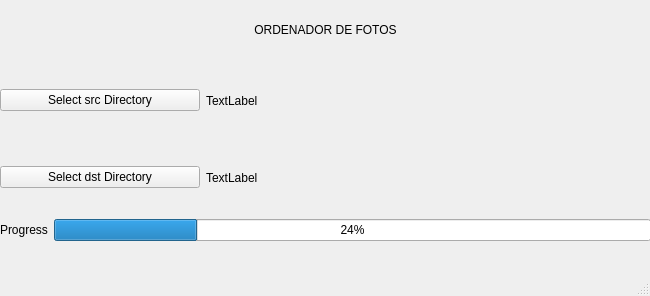
<?xml version="1.0" encoding="UTF-8"?>
<ui version="4.0">
 <class>MainWindow</class>
 <widget class="QMainWindow" name="MainWindow">
  <property name="geometry">
   <rect>
    <x>0</x>
    <y>0</y>
    <width>650</width>
    <height>296</height>
   </rect>
  </property>
  <property name="minimumSize">
   <size>
    <width>650</width>
    <height>0</height>
   </size>
  </property>
  <property name="windowTitle">
   <string>MainWindow</string>
  </property>
  <widget class="QWidget" name="centralwidget">
   <widget class="QWidget" name="verticalLayoutWidget">
    <property name="geometry">
     <rect>
      <x>0</x>
      <y>0</y>
      <width>651</width>
      <height>241</height>
     </rect>
    </property>
    <layout class="QVBoxLayout" name="verticalLayout">
     <item>
      <widget class="QLabel" name="label">
       <property name="maximumSize">
        <size>
         <width>16777215</width>
         <height>59</height>
        </size>
       </property>
       <property name="text">
        <string>ORDENADOR DE FOTOS</string>
       </property>
       <property name="textFormat">
        <enum>Qt::AutoText</enum>
       </property>
       <property name="alignment">
        <set>Qt::AlignCenter</set>
       </property>
      </widget>
     </item>
     <item>
      <layout class="QVBoxLayout" name="verticalLayout_2">
       <item>
        <layout class="QHBoxLayout" name="horizontalLayout">
         <item>
          <layout class="QHBoxLayout" name="horizontalLayout_2">
           <item>
            <widget class="QPushButton" name="pushButton">
             <property name="maximumSize">
              <size>
               <width>200</width>
               <height>16777215</height>
              </size>
             </property>
             <property name="text">
              <string>Select src Directory</string>
             </property>
            </widget>
           </item>
           <item>
            <widget class="QLabel" name="label_2">
             <property name="text">
              <string>TextLabel</string>
             </property>
            </widget>
           </item>
          </layout>
         </item>
        </layout>
       </item>
       <item>
        <layout class="QHBoxLayout" name="horizontalLayout_3">
         <item>
          <widget class="QPushButton" name="pushButton_2">
           <property name="maximumSize">
            <size>
             <width>200</width>
             <height>16777215</height>
            </size>
           </property>
           <property name="text">
            <string>Select dst Directory</string>
           </property>
          </widget>
         </item>
         <item>
          <widget class="QLabel" name="label_3">
           <property name="text">
            <string>TextLabel</string>
           </property>
          </widget>
         </item>
        </layout>
       </item>
      </layout>
     </item>
     <item>
      <layout class="QHBoxLayout" name="horizontalLayout_4">
       <item>
        <widget class="QLabel" name="label_4">
         <property name="text">
          <string>Progress</string>
         </property>
        </widget>
       </item>
       <item>
        <widget class="QProgressBar" name="progressBar">
         <property name="value">
          <number>24</number>
         </property>
        </widget>
       </item>
      </layout>
     </item>
    </layout>
   </widget>
  </widget>
  <widget class="QMenuBar" name="menubar">
   <property name="geometry">
    <rect>
     <x>0</x>
     <y>0</y>
     <width>650</width>
     <height>22</height>
    </rect>
   </property>
  </widget>
  <widget class="QStatusBar" name="statusbar"/>
 </widget>
 <resources/>
 <connections>
  <connection>
   <sender>pushButton</sender>
   <signal>clicked()</signal>
   <receiver>MainWindow</receiver>
   <slot>src_dir_slot()</slot>
   <hints>
    <hint type="sourcelabel">
     <x>155</x>
     <y>108</y>
    </hint>
    <hint type="destinationlabel">
     <x>161</x>
     <y>164</y>
    </hint>
   </hints>
  </connection>
  <connection>
   <sender>pushButton_2</sender>
   <signal>clicked()</signal>
   <receiver>MainWindow</receiver>
   <slot>dst_dir_slot()</slot>
   <hints>
    <hint type="sourcelabel">
     <x>42</x>
     <y>152</y>
    </hint>
    <hint type="destinationlabel">
     <x>65</x>
     <y>198</y>
    </hint>
   </hints>
  </connection>
  <connection>
   <sender>progressBar</sender>
   <signal>valueChanged(int)</signal>
   <receiver>MainWindow</receiver>
   <slot>progress_changed_slot()</slot>
   <hints>
    <hint type="sourcelabel">
     <x>272</x>
     <y>229</y>
    </hint>
    <hint type="destinationlabel">
     <x>279</x>
     <y>259</y>
    </hint>
   </hints>
  </connection>
 </connections>
 <slots>
  <slot>src_dir_slot()</slot>
  <slot>dst_dir_slot()</slot>
  <slot>progress_changed_slot()</slot>
 </slots>
</ui>
